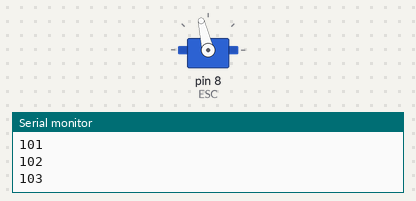
Bench run of a sketch on a simulated Arduino Uno, built with avr-gcc and run on an emulated ATmega328P. On the bench: servo, the last lines printed to the serial monitor.

Above: at 4.35 s.
At 12.67 s:
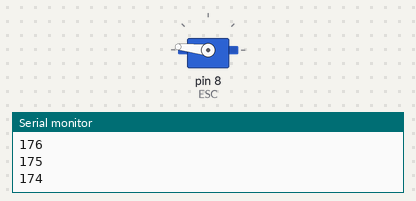
At 21.0 s:
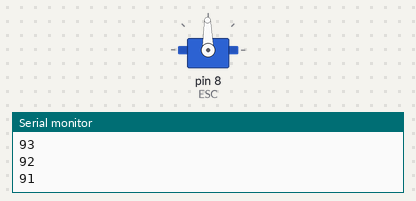
At 39.93 s:
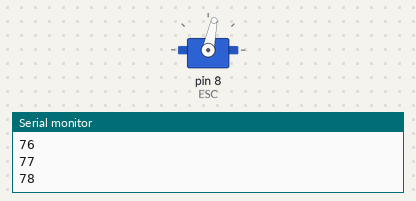
Timing chart, 0 to 40.0 s (numbered marks = the images above):
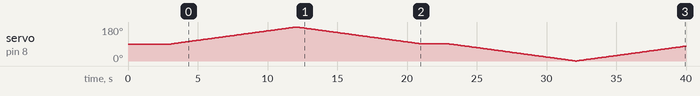

The sketch:

VanDerGraaffController.ino
```cpp
/*
        Arduino Brushless Motor Control
     by Dejan, https://howtomechatronics.com
*/

#include <Servo.h>

Servo ESC;     // create servo object to control the ESC

int potValue;  // value from the analog pin

void setup() {


  Serial.begin(115200);
  // Attach the ESC on pin 9
  ESC.attach(8,1000,2000); // (pin, min pulse width, max pulse width in microseconds)
  //ESC.attach(9); // (pin, min pulse width, max pulse width in microseconds)
  int i;
  ESC.write(90);  // neutral = motor stops used to arm ESC
  //ESC.writeMicroseconds(1000);
  delay(1000);

  /*
  for ( i =0; i< 180; i++) {
    ESC.write(i);
    delay(1000);
  }


  Serial.println(i);

   */
   //ESC.write(40);
   //ESC.writeMicroseconds(2000);
  //ESC.write(180);
  //delay(2000);
  //ESC.write(0);
}

void loop() {
  // potValue = analogRead(A0);   // reads the value of the potentiometer (value between 0 and 1023)
  // potValue = map(potValue, 0, 1023, 0, 180);   // scale it to use it with the servo library (value between 0 and 180)
    // Send the signal to the ESC
ESC.write(90);
delay(2000);

int mySpeed=180;
  //delay(100);

Serial.println("Direction one - Accel");
for (int s = 90; s<mySpeed; s++){
    ESC.write(s);
    Serial.println(s);
    delay(100);
  }

Serial.println("Direction one - Decel");
for (int s = mySpeed; s>90; s--) {
  ESC.write(s);
  Serial.println(s);
  delay(100);
}

Serial.println("Stop");
delay(2000);
pinMode(9, INPUT_PULLUP);
pinMode(10, INPUT_PULLUP);

Serial.println("Direction two - Accel");

for (int s = 90;s>0; s--){
  ESC.write(s);
  Serial.println(s);
  delay(100);
}


Serial.println("Direction two - Decel");

for (int s = 0;s<90; s++){
  ESC.write(s);
  Serial.println(s);
  delay(100);
}


Serial.println("Stop");
delay(2000);

  while(true ) ESC.write(90);
  //ESC.writeMicroseconds(1500);

}


bool  wait(int millisWait) {

  static bool didStart = false;
  static int startMillis;
  static int millisPassed;


  if (!didStart) {
    didStart = true;
    startMillis = millis();
    millisPassed = 0;
  }

  millisPassed = millis() - startMillis;

  if (millisPassed >= millisWait) {
    didStart = false;
    startMillis = 0;
    return true;
  }
  else return false;

}
```

Measured:
- by itself, servo on pin 8 (ESC): 90° → 91° at 3.1 s, → 92° 0.10 s later, → 93° 0.10 s later, → 94° 0.10 s later, … (349 changes in this stretch)
